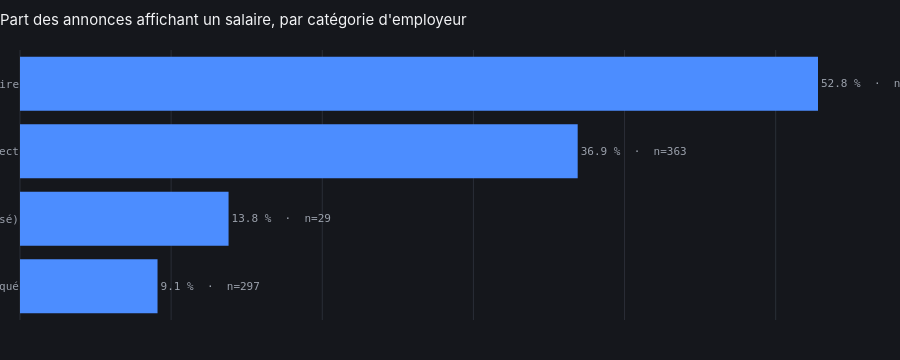

Notebook code cell kept with this figure:
### Markdown cell above
<div style="background:#15171C;border:1px solid #2A2E37;border-radius:16px;padding:20px 24px;font-family:Inter,sans-serif;max-width:10000px;box-sizing:border-box;">
<p style="font-family:'JetBrains Mono',monospace;font-size:11px;letter-spacing:0.08em;text-transform:uppercase;color:#4C8DFF;margin:0 0 10px;">Lecture : deux marqueurs de séniorité, un outil transverse</p>
<p style="color:#F2F3F5;line-height:1.65;margin:0 0 12px;">Le graphique rend visible d'un coup d'œil ce que la section 3.2 mesure : deux barres qui s'écartent nettement pour Python et SQL, deux barres à la même hauteur pour Power BI.</p>
<p style="color:#F2F3F5;line-height:1.65;margin:0;">Pour une reconversion, c'est la lecture la plus actionnable de tout ce notebook : Power BI ouvre des portes au même taux quel que soit le niveau, Python et SQL conditionnent l'accès aux postes qui exigent de l'expérience.</p>
</div>

### Code cell
df_transp = con.execute("""
    select
        categorie_employeur,
        round(100.0 * count(case when salaire_mentionne then 1 end) / count(*), 1) as taux_pct,
        count(*) as nb_annonces
    from fct_offre
    where est_annonce_canonique
    group by categorie_employeur
    order by taux_pct
""").df()

libelles_cat = {
    "EMPLOYEUR_DIRECT": "Employeur direct",
    "INTERMEDIAIRE": "Intermédiaire",
    "INTERMEDIAIRE_reclasse": "Intermédiaire (reclassé)",
    "ANONYME": "Employeur masqué",
}
fig = go.Figure(go.Bar(
    x=df_transp["taux_pct"],
    y=df_transp["categorie_employeur"].map(libelles_cat),
    orientation="h",
    text=[f"{t} %  ·  n={n}" for t, n in zip(df_transp["taux_pct"], df_transp["nb_annonces"])],
    textposition="outside", marker_color="#4C8DFF", cliponaxis=False,
))
fig.update_layout(
    title="Part des annonces affichant un salaire, par catégorie d'employeur",
    height=360, xaxis=dict(showticklabels=False), yaxis=dict(gridcolor="rgba(0,0,0,0)"),
)
fig.show()

### Figure 1 — Plotly figure (JSON) as saved in the notebook; plotly's stock layout.template omitted (floating-point values rounded to 4 significant figures)
{"data": [{"cliponaxis": false, "marker": {"color": "#4C8DFF"}, "orientation": "h", "text": ["9.1 %  ·  n=297", "13.8 %  ·  n=29", "36.9 %  ·  n=363", "52.8 %  ·  n=176"], "textposition": "outside", "type": "bar", "x": [9.1, 13.8, 36.9, 52.8], "y": ["Employeur masqué", "Intermédiaire (reclassé)", "Employeur direct", "Intermédiaire"]}], "layout": {"height": 360, "title": {"text": "Part des annonces affichant un salaire, par catégorie d'employeur"}, "xaxis": {"showticklabels": false}, "yaxis": {"gridcolor": "rgba(0,0,0,0)"}}}
